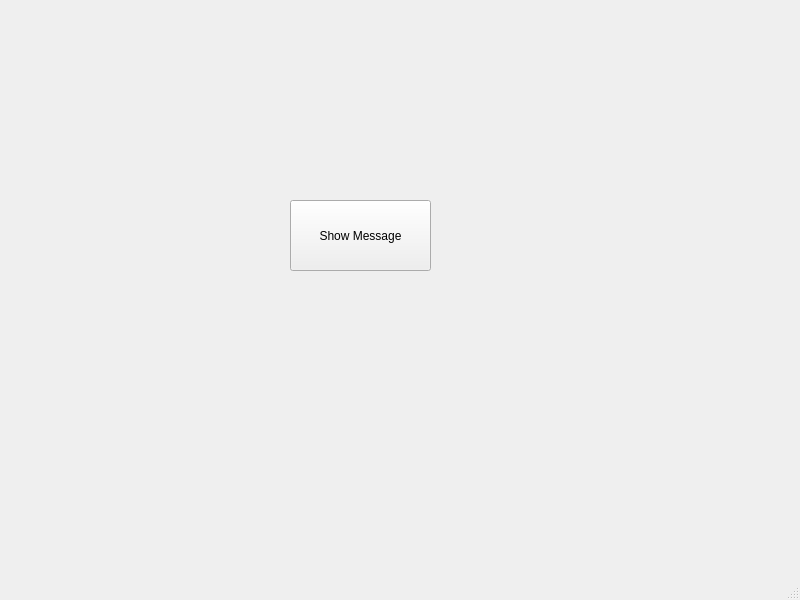
<?xml version="1.0" encoding="UTF-8"?>
<ui version="4.0">
 <class>Message_Box</class>
 <widget class="QMainWindow" name="Message_Box">
  <property name="geometry">
   <rect>
    <x>0</x>
    <y>0</y>
    <width>800</width>
    <height>600</height>
   </rect>
  </property>
  <property name="windowTitle">
   <string>Message_Box</string>
  </property>
  <widget class="QWidget" name="centralwidget">
   <widget class="QPushButton" name="pushButton">
    <property name="geometry">
     <rect>
      <x>290</x>
      <y>200</y>
      <width>141</width>
      <height>71</height>
     </rect>
    </property>
    <property name="text">
     <string>Show Message</string>
    </property>
   </widget>
  </widget>
  <widget class="QMenuBar" name="menubar">
   <property name="geometry">
    <rect>
     <x>0</x>
     <y>0</y>
     <width>800</width>
     <height>25</height>
    </rect>
   </property>
  </widget>
  <widget class="QStatusBar" name="statusbar"/>
 </widget>
 <resources/>
 <connections/>
</ui>
